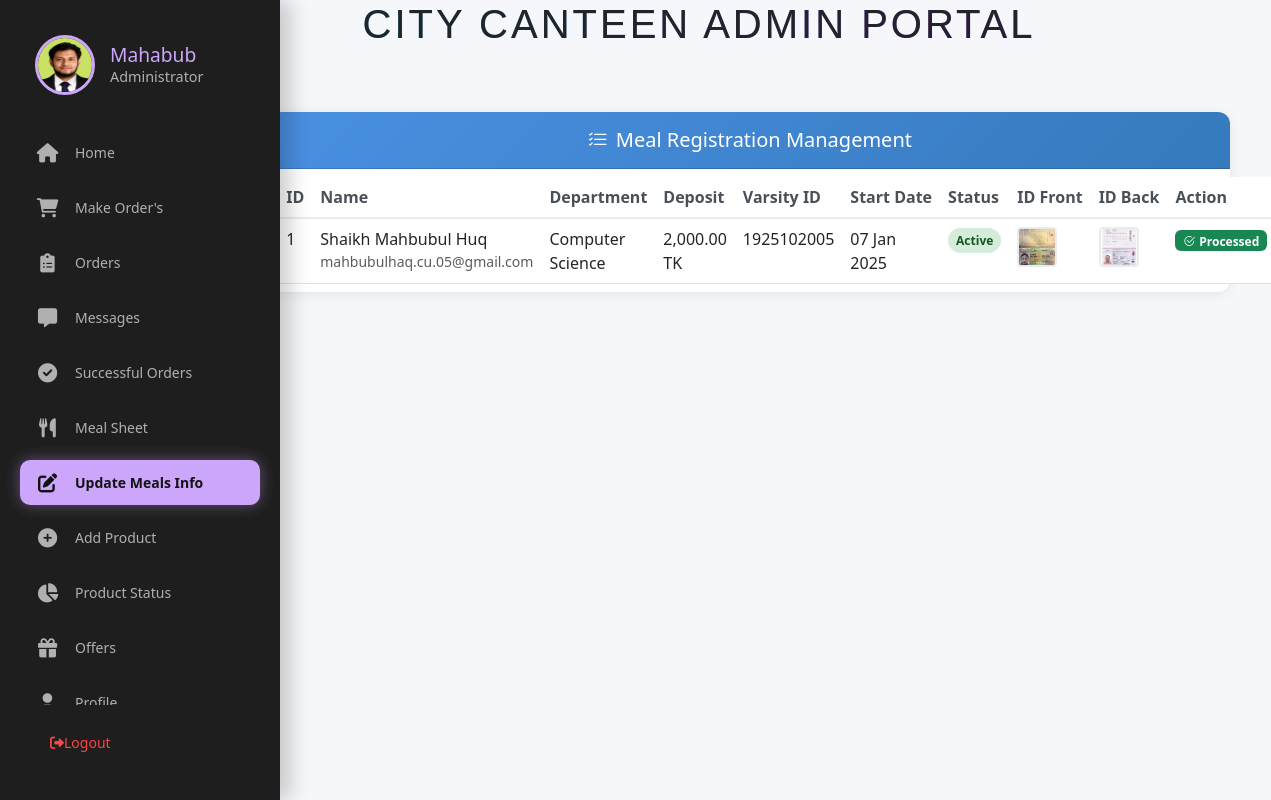
The app's page /model/meal_update.php (signed in) with its own data.
### tables this page shows
CREATE TABLE `meal_registration` (
  `id` int(11) NOT NULL,
  `customer_id` int(11) NOT NULL,
  `name` varchar(100) NOT NULL,
  `department` varchar(100) DEFAULT NULL,
  `deposit` decimal(10,2) DEFAULT 100.00,
  `varsity_id` varchar(50) DEFAULT NULL,
  `email` varchar(100) NOT NULL,
  `active` tinyint(2) NOT NULL DEFAULT 0,
  `meal_date` date NOT NULL,
  `id_card_front` varchar(255) NOT NULL,
  `id_card_back` varchar(255) NOT NULL
);

### model/meal_update.php (the view, shortened to what this page needs)
<?php
require_once '../db/db.php';
include'../menu/adminmenu.php';
$query = "SELECT * FROM meal_registration ORDER BY id DESC";
$result = $conn->query($query);
?>
<!DOCTYPE html>
<html lang="en">
<head>
    <link href="https://cdn.jsdelivr.net/npm/bootstrap@5.3.0/dist/css/bootstrap.min.css" rel="stylesheet">
    <link href="https://cdn.jsdelivr.net/npm/bootstrap-icons@1.10.0/font/bootstrap-icons.css" rel="stylesheet">
</head>
<body>
    <div class="main-container">
        <div class="card">
            <div class="card-header">
                <h2 class="text-white text-center mb-0">
                    <i class="bi bi-list-check me-2"></i>Meal Registration Management
                </h2>
            </div>
            <div class="card-body p-0">
                <div class="table-container">
                    <table class="table table-hover">
                        <thead>
                            <tr>
                                <th>ID</th>
                                <th>Name</th>
                                <th>Department</th>
                                <th>Deposit</th>
                                <th>Varsity ID</th>
                                <th>Start Date</th>
                                <th>Status</th>
                                <th>ID Front</th>
                                <th>ID Back</th>
                                <th>Action</th>
                            </tr>
                        </thead>
                        <tbody>
                            <?php while ($row = $result->fetch_assoc()): ?>
                            <tr>
                                <td><?php echo htmlspecialchars($row['customer_id']); ?></td>
                                <td>
                                    <div class="d-flex flex-column ">
                                        <span><?php echo htmlspecialchars($row['name']); ?></span>
                                        <small class="text-muted"><?php echo htmlspecialchars($row['email']); ?></small>
                                    </div>
                                </td>
                                <td><?php echo htmlspecialchars($row['department']); ?></td>
                                <td><?php echo number_format($row['deposit'], 2); ?> TK</td>
                                <td><?php echo htmlspecialchars($row['varsity_id']); ?></td>
                                <td><?php echo date('d M Y', strtotime($row['meal_date'])); ?></td>
                                <td>
                                    <span class="status-badge <?php echo $row['active'] ? 'status-active' : 'status-inactive'; ?>">
                                        <?php echo $row['active'] ? 'Active' : 'Inactive'; ?>
                                    </span>
                                </td>
                                <td>
                                    <?php if (!empty($row['id_card_front'])): ?>
                                        <img src="<?php echo htmlspecialchars($row['id_card_front']); ?>"
                                             alt="Front ID"
                                             class="id-card-image"
                                             onclick="showImage(this.src, '<?php echo htmlspecialchars($row['name']); ?> - Front ID')">
                                    <?php else: ?>
                                        <span class="badge bg-secondary">No image</span>
                                    <?php endif; ?>
                                </td>
                                <td>
                                    <?php if (!empty($row['id_card_back'])): ?>
                                        <img src="<?php echo htmlspecialchars($row['id_card_back']); ?>"
                                             alt="Back ID"
                                             class="id-card-image"
                                             onclick="showImage(this.src, '<?php echo htmlspecialchars($row['name']); ?> - Back ID')">
                                    <?php else: ?>
                                        <span class="badge bg-secondary">No image</span>
                                    <?php endif; ?>
                                </td>
                                <td>
                                    <?php if (!$row['active']): ?>
                                        <form method="POST" class="d-inline">
                                            <input type="hidden" name="customer_id" value="<?php echo $row['customer_id']; ?>">
                                            <button type="submit" name="activate_deposit" class="btn btn-activate">
                                                <i class="bi bi-check-circle me-1"></i>Activate
                                            </button>
                                        </form>
                                    <?php else: ?>
                                        <span class="badge bg-success">
                                            <i class="bi bi-check2-circle me-1"></i>Processed
                                        </span>
                                    <?php endif; ?>
                                </td>
                            </tr>
                            <?php endwhile; ?>
                        </tbody>
                    </table>
                </div>
            </div>
        </div>
    </div>
</body>
</html>

### menu/adminmenu.php (shortened to what this page needs)
<?php
$admin_id = $_SESSION["user_id"] ?? null;
require_once '../db/db.php';
$admin_query = "SELECT name, profile_picture FROM admins WHERE id = ?";
$stmt = mysqli_prepare($conn, $admin_query);
mysqli_stmt_bind_param($stmt, "i", $admin_id);
mysqli_stmt_execute($stmt);
$admin_result = mysqli_stmt_get_result($stmt);
$admin = mysqli_fetch_assoc($admin_result);
?>
<!DOCTYPE html>
<html lang="en">
<head>
    <link href="https://cdn.jsdelivr.net/npm/bootstrap@5.3.0/dist/css/bootstrap.min.css" rel="stylesheet">
    <link href="https://cdnjs.cloudflare.com/ajax/libs/font-awesome/6.0.0-beta3/css/all.min.css" rel="stylesheet">
</head>
<body>
    <h1>City Canteen Admin Portal</h1>
    <aside class="sidebar">
        <div class="admin-profile">
            <?php if(!empty($admin['profile_picture'])): ?>
                <img src="<?php echo htmlspecialchars($admin['profile_picture']); ?>" alt="Admin Profile">
            <?php else: ?>
                <img src="default-avatar.png" alt="Default Profile">
            <?php endif; ?>
            <div class="admin-profile-info">
                <h3><?php echo htmlspecialchars($admin['name']); ?></h3>
                <p>Administrator</p>
            </div>
        </div>
        <ul class="nav-menu">
            <li>
                <a href="admin.php" class="<?php echo (basename($_SERVER['PHP_SELF']) == 'admin.php') ? 'active' : ''; ?>">
                    <i class="fa fa-home"></i>
                    Home
                </a>
            </li>
            <li>
                <a href="admin_order.php" class="<?php echo (basename($_SERVER['PHP_SELF']) == 'admin_order.php') ? 'active' : ''; ?>">
                <i class="fas fa-shopping-cart"></i> Make Order's
                </a>
            </li>
            <li>
                <a href="orders.php" class="<?php echo (basename($_SERVER['PHP_SELF']) == 'orders.php') ? 'active' : ''; ?>">
                    <i class="fas fa-clipboard-list"></i>
                    Orders
                </a>
            </li>
             <li>
                <a href="message_management.php" class="<?php echo (basename($_SERVER['PHP_SELF']) == 'message_management.php') ? 'active' : ''; ?>">
                    <i class="fa-solid fa-message"></i>
                    Messages
                </a>
            </li>
            <li>
                <a href="order_success.php" class="<?php echo (basename($_SERVER['PHP_SELF']) == 'order_success.php') ? 'active' : ''; ?>">
                    <i class="fas fa-check-circle"></i>
                    Successful Orders
                </a>
            </li>
            <li>
                <a href="meal-sheet.php" class="<?php echo (basename($_SERVER['PHP_SELF']) == 'meal-sheet.php') ? 'active' : ''; ?>">
                    <i class="fas fa-utensils"></i>
                    Meal Sheet
                </a>
            </li>
            <li>
                <a href="meal_update.php" class="<?php echo (basename($_SERVER['PHP_SELF']) == 'meal_update.php') ? 'active' : ''; ?>">
                    <i class="fas fa-edit"></i>
                    Update Meals Info
                </a>
            </li>
            <li>
                <a href="add_product.php" class="<?php echo (basename($_SERVER['PHP_SELF']) == 'add_product.php') ? 'active' : ''; ?>">
                    <i class="fas fa-plus-circle"></i>
                    Add Product
                </a>
            </li>
            <li>
                <a href="active_status.php" class="<?php echo (basename($_SERVER['PHP_SELF']) == 'active_status.php') ? 'active' : ''; ?>">
                    <i class="fas fa-chart-pie"></i>
                    Product Status
                </a>
            </li>
            <li>
                <a href="create_offer.php" class="<?php echo (basename($_SERVER['PHP_SELF']) == 'create_offer.php') ? 'active' : ''; ?>">
                    <i class="fa fa-gift"></i>
                    Offers
                </a>
            </li>
            <li>
                <a href="../model/admin_profile.php" class="<?php echo (basename($_SERVER['PHP_SELF']) == 'admin_profile.php') ? 'active' : ''; ?>">
                    <i class="fa fa-user"></i>
                    Profile
                </a>
            </li>
        </ul>
        <div class="logout-btn">
            <a href="../model/logout.php">
                <i class="fas fa-sign-out-alt"></i>
                Logout
            </a>
        </div>
    </aside>
    <main class="content">
    </main>
</body>
</html>

### menu/adminmenu.php (style rules this page uses)
:root { --bg-primary: #121212; --bg-secondary: #1e1e1e; --text-primary: #ffffff; --text-secondary: #b0b0b0; --accent-primary: rgb(204, 166, 251); --accent-secondary: #03dac6; --error-color: #ff4444; }
* { margin: 0; padding: 0; box-sizing: border-box; }
body { font-family: 'Inter', 'Segoe UI', sans-serif; background-color: var(--bg-primary); color: var(--text-primary); line-height: 1.6; overflow-x: hidden; }
.sidebar { position: fixed; left: 0; top: 0; height: 100vh; width: 280px; background-color: var(--bg-secondary); padding: 20px; transition: transform 0.3s ease; z-index: 1000; box-shadow: 10px 0 20px rgba(0,0,0,0.2); overflow-y: auto; }
.admin-profile { position: sticky; top: 0; background: var(--bg-secondary); z-index: 10; padding: 15px; border-radius: 12px; margin-bottom: 20px; display: flex; align-items: center; transition: background 0.3s ease; }
.admin-profile img { width: 60px; height: 60px; border-radius: 50%; margin-right: 15px; border: 3px solid var(--accent-primary); }
.admin-profile-info { flex-grow: 1; }
.admin-profile-info h3 { margin: 0; font-size: 1.2rem; color: var(--accent-primary); }
.admin-profile-info p { margin: 0; color: var(--text-secondary); font-size: 0.9rem; }
.nav-menu { list-style: none; padding: 0; }
.nav-menu li { margin-bottom: 10px; }
.nav-menu a { display: flex; align-items: center; color: var(--text-secondary); text-decoration: none; padding: 12px 15px; border-radius: 10px; transition: all 0.3s ease; position: relative; }
.nav-menu a.active { background: var(--accent-primary); color: var(--bg-primary); font-weight: bold; box-shadow: 0 0 15px rgba(204, 166, 251, 0.4); }
.nav-menu a i { margin-right: 15px; font-size: 1.2rem; width: 25px; text-align: center; }
.logout-btn { position: sticky; bottom: 0; background: var(--bg-secondary); padding: 15px; margin-top: 25px; }
.logout-btn a { display: flex; align-items: center; color: #ff4444; text-decoration: none; padding: 12px 15px; border-radius: 5px; transition: all 0.3s ease; }
.content { margin-left: 280px; padding: 20px; transition: margin-left 0.3s ease; }
h1 { font-family: 'Arial', sans-serif; font-size: 3rem; color: #00ffea; text-align: center; text-transform: uppercase; letter-spacing: 3px; animation: glow 2s infinite alternate, float 4s infinite ease-in-out; background: linear-gradient(90deg, #00ffea, #ff00ff, #00ffea); background-size: 200% 200%; -webkit-background-clip: text; color: transparent; position: relative; overflow: hidden; margin-left: 10%; margin-top:2%; }

### model/meal_update.php (style rules this page uses)
body { background-color: #f5f7fa; font-family: 'Segoe UI', sans-serif; font-size: 0.875rem; }
.main-container { padding: 1rem; margin-left: 20%; margin-right: 2%; }
.card { border: none; border-radius: 0.75rem; box-shadow: 0 2px 12px rgba(0, 0, 0, 0.08); }
.card-header { background: linear-gradient(135deg, #4a90e2, #357abd); border-radius: 0.75rem 0.75rem 0 0 !important; padding: 1rem; font-weight: bold; }
.card-header h2 { font-size: 1.25rem; margin: 0; }
.table-container { padding: 0.5rem; }
.table { font-size:1rem; margin-bottom: 0; }
.table > :not(caption) > * > * { padding: 0.5rem; }
.table thead { background-color: #f8f9fa; }
.table thead th { font-weight: 600; color: #495057; border-bottom: 2px solid #e9ecef; white-space: nowrap; }
.id-card-image { width: 40px; height: 40px; object-fit: cover; border-radius: 4px; cursor: zoom-in; transition: transform 0.2s; border: 2px solid #e9ecef; }
.status-badge { padding: 0.25rem 0.5rem; border-radius: 50rem; font-size: 0.75rem; font-weight: 600; }
.status-active { background-color: #d4edda; color: #155724; }

### records on screen
meal_registration: customer "1", name "Shaikh Mahbubul Huq", email "mahbubulhaq.cu.05@gmail.com", department "Computer Science", deposit "2,000.00", varsity "1925102005", meal_date "07 Jan 2025", active "Active", id_card_front (picture), id_card_back (picture)

### other values on screen
$admin['name'] "Mahabub"
